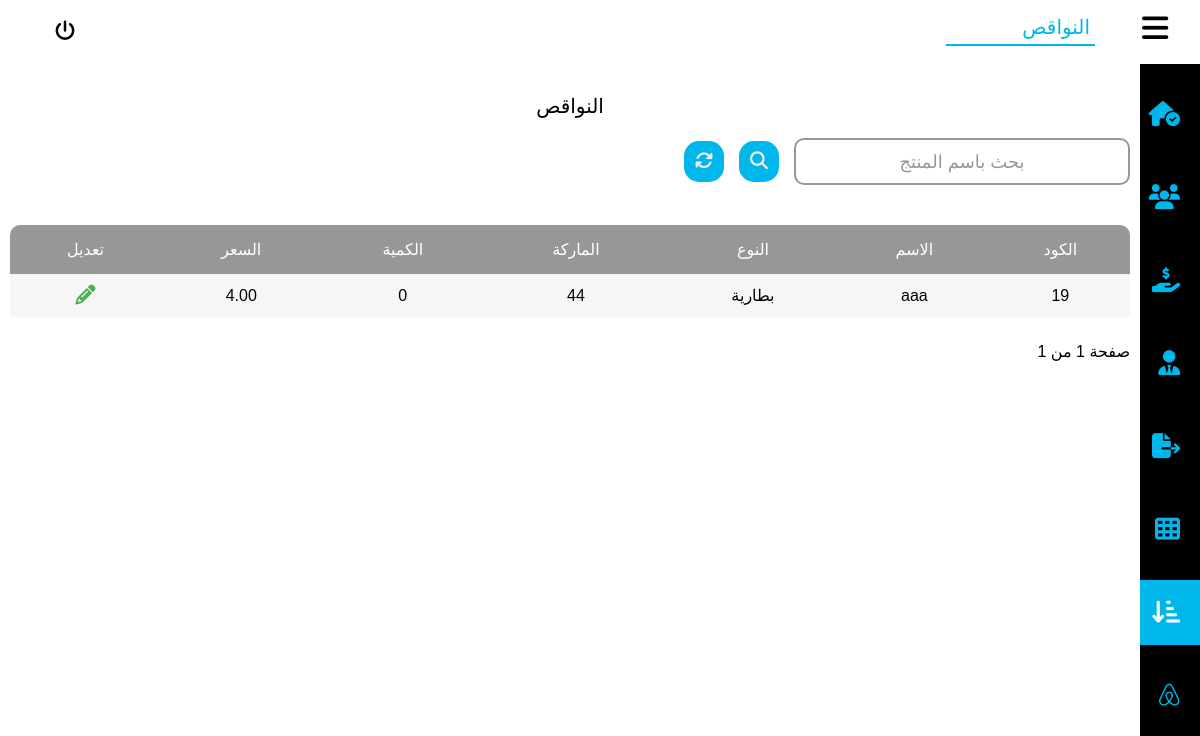
The page /shorts on the database its author committed.
### user/models.py (models this page shows)
class Item(models.Model):
    name = models.CharField(max_length=100, blank=True, null=True)
    kind = models.ForeignKey(Kind, on_delete=models.CASCADE, null=True)
    prand = models.CharField(max_length=100, blank=True, null=True)
    quantity = models.PositiveIntegerField(blank=True, null=True)
    price = models.DecimalField(max_digits=10, decimal_places=2, blank=True, null=True)
    date = models.DateTimeField(blank=True, null=True)

class Kind(models.Model):
    name = models.CharField(max_length=100, blank=True, null=True)

### user/views.py (the view)
# urls.py: path('shorts',views.shorts, name='shorts' ),
def shorts(request):
    out_of_stock = Item.objects.filter(quantity=0).order_by("-date")
    page = request.GET.get('page')
    shorts_list = paginate(out_of_stock, page, per_page=30)
    if 'search' in request.POST:
        search_input = request.POST.get('searchInput')
        shorts_list = list(Item.objects.filter(Q(name__icontains=search_input)))
    return render(request, 'shorts.html', {'items': shorts_list})

### user/views.py (called while the page is built)
def paginate(queryset, page, per_page=20):
    paginator = Paginator(queryset, per_page)
    try:
        return paginator.page(page)
    except PageNotAnInteger:
        return paginator.page(1)
    except EmptyPage:
        return paginator.page(paginator.num_pages)

### templates/shorts.html (shortened to what this page needs)
{% load static %}
<!DOCTYPE html>
<html lang="en">
<head>
    <link rel="stylesheet" href=" {% static "css/style.css" %} ">
    <link rel="stylesheet" href=" {% static "css/all.min.css" %} ">
    <link rel="stylesheet" href=" {% static "css/fontawesome.min.css" %} ">
</head>
<body>
    <header>
        <div class="main">
            <div class="minhead">
                <i class="fa-solid fa-bars" id="rightconexpend"></i>
            </div>
            <ul>
                <li class="selected"><a href="{% url "shorts" %}">النواقص</a></li>
            </ul>
        </div>
        <div class="username">
                <a href="{% url "logout" %}"><i class="fa-solid fa-power-off"></i></a>
        </div>
    </header>
    <div class="backcon">
        <div class="rightcon">
            <ul>
                <a href="{% url "home" %}">
                    <li>
                        <i class="fa-solid fa-house-circle-check"></i>
                    </li>
                </a>
                <a href= "{% url "sales" %}">
                    <li>
                        <i class="fa-solid fa-users"></i>
                    </li>
                </a>
                <a href="{% url "tempsales" %}">
                    <li>
                        <i class="fa-solid fa-hand-holding-dollar"></i>
                    </li>
                </a>
                <a href="{% url "loses" %}">
                    <li>
                        <i class="fa-solid fa-user-tie"></i>
                    </li>
                </a>
                <a href="{% url "items" %}">
                    <li >
                        <i class="fa-solid fa-file-export"></i>
                    </li>
                </a>
                <a href="{% url "profits" %}">
                    <li>
                        <i class="fa-solid fa-table-cells"></i>
                    </li>
                </a>
                <a href="{% url "shorts" %}">
                    <li class="activeli">
                        <i class="fa-solid fa-arrow-down-short-wide"></i>
                    </li>
                </a>
                <a href="{% url "daycome" %}">
                    <li>
                        <i class="fa-brands fa-airbnb"></i>
                    </li>
                </a>
            </ul>
        </div>
        <div class="leftcon">
            <div class="status">
                <h2>النواقص</h2>
                <form method="post" action="" style="width: 100%;display: flex;align-items: center;justify-content: center;flex-direction: column;">
                    <div class="addsell">
                        <div class="wraper">
                            <div class="first">
                                <input  name="searchInput" value="{{request.POST.searchInput}}" type="text" id="search_bar" class="search_bar" required >
                                <span>بحث باسم المنتج</span>
                            </div>
                        </div>
                        <button name="search" class="sellbtn" style="width: 40px;"><i class="fa-solid fa-magnifying-glass"></i></button>
                        <a href="{% url "shorts" %}" class="sellbtn" style="width: 40px; text-align:center;"><i class="fa-solid fa-arrows-rotate"></i></a>
                    </div>
                </form>
                <div style="width: 100%; overflow: scroll; height: fit-content;">
                    {% if items %}
                    <table class="sellstable">
                        <thead>
                            <tr>
                                <th>الكود</th>
                                <th>الاسم</th>
                                <th>النوع</th>
                                <th>الماركة</th>
                                <th>الكمية</th>
                                <th>السعر</th>
                                <th>تعديل</th>
                            </tr>
                        </thead>
                        {% for item in items %}
                        <tbody>
                            <tr>
                                <td>{{item.id}}</td>
                                <td>{{item.name}}</td>
                                <td>{{item.kind.name}}</td>
                                <td>{{item.prand}}</td>
                                <td>{{item.quantity}}</td>
                                <td>{{item.price}}</td>
                                <td><button class="sellsup" id="sellsup" metadata='
                                    <form method="post" action="{% url "itemUpdate" item.id %}" style="width: 100%;display: flex;align-items: center;justify-content: center;flex-direction: column;">
                                        {% csrf_token %}
                                        <h3 style="color:#3D4B64;">تعديل عملية</h3>
                                        <div class="addsell" style="padding-top: 70px;">
                                            <div class="wraper" style="position: absolute;  left: 35%; top: 20%;z-index: 15;">
                                                <div class="first">
                                                    <input value="{{item.name}}" name="name" type="text" id="search_bar" class="search_bar" required >
                                                    <span>اسم المنتج</span>
                                                </div>
                                                <div class="search_res" id="search_res">
                                                    <table id="suplliersull">
                                                        <th></th>
                                                        <tbody id="suplliersul">
                                                            <tr><td></td></tr>
                                                        </tbody>
                                                    </table>
                                                </div>
                                            </div>
                                            <div class="wraper">
                                                <div class="first">
                                                    <select name="kind_name" class="search_bar" id="">
                                                        <option value="{{item.kind.name}}">{{item.kind.name}}</option>
                                                    </select>
                                                    <span>النوع</span>
                                                </div>
                                            </div>
                                            <div class="wraper" style="width: 20%;">
                                            <div class="second">
                                                <input value="{{item.prand}}"  name="prand" type="text" id="search_bar" class="search_bar" required>
                                                <span>الماركة</span>
                                            </div>
                                        </div>
                                        <div class="wraper" style="width: 20%;">
                                            <div class="second">
                                                <input value="{{item.quantity}}"  min="0" name="quantity" type="number" id="search_bar" class="search_bar" required>
                                                <span>الكمية</span>
                                            </div>
                                        </div>
                                        <div class="wraper" style="width: 20%;">
                                            <div class="second">
                                                <input value="{{item.price}}" min="0" name="price" type="number" id="search_bar" class="search_bar" required >
                                                <span>السعر</span>
                                            </div>
                                        </div>
                                    </div>
                                    <button name="itemUpdateShort" class="sellbtn">تعديل</button>
                                </form>
                                '><i class="fa-solid fa-pencil"></i></button></td>
                                </tr>
                            </tbody>
                            {% endfor %}
                        </table>
                        <div class="btnnav">
                            <div>
                                <p>صفحة {{ items.number }} من {{ items.paginator.num_pages }}</p>
                            </div>
                        </div>
                        {% else %}
                        <h2 style="width: 100%;text-align: center;color: #303C54;margin-bottom: 20px;">لا يوجد نواقص</h2>
                        {% endif %}
                    </div>
                </div>
            </div>
    </div>
</body>
</html>

### rows shown on the page
Item: id "19", name "aaa", kind.name "بطارية", prand "44", quantity "0", price "4.00"

### other values the page prints
{{ items.paginator.num_pages }} "1"
